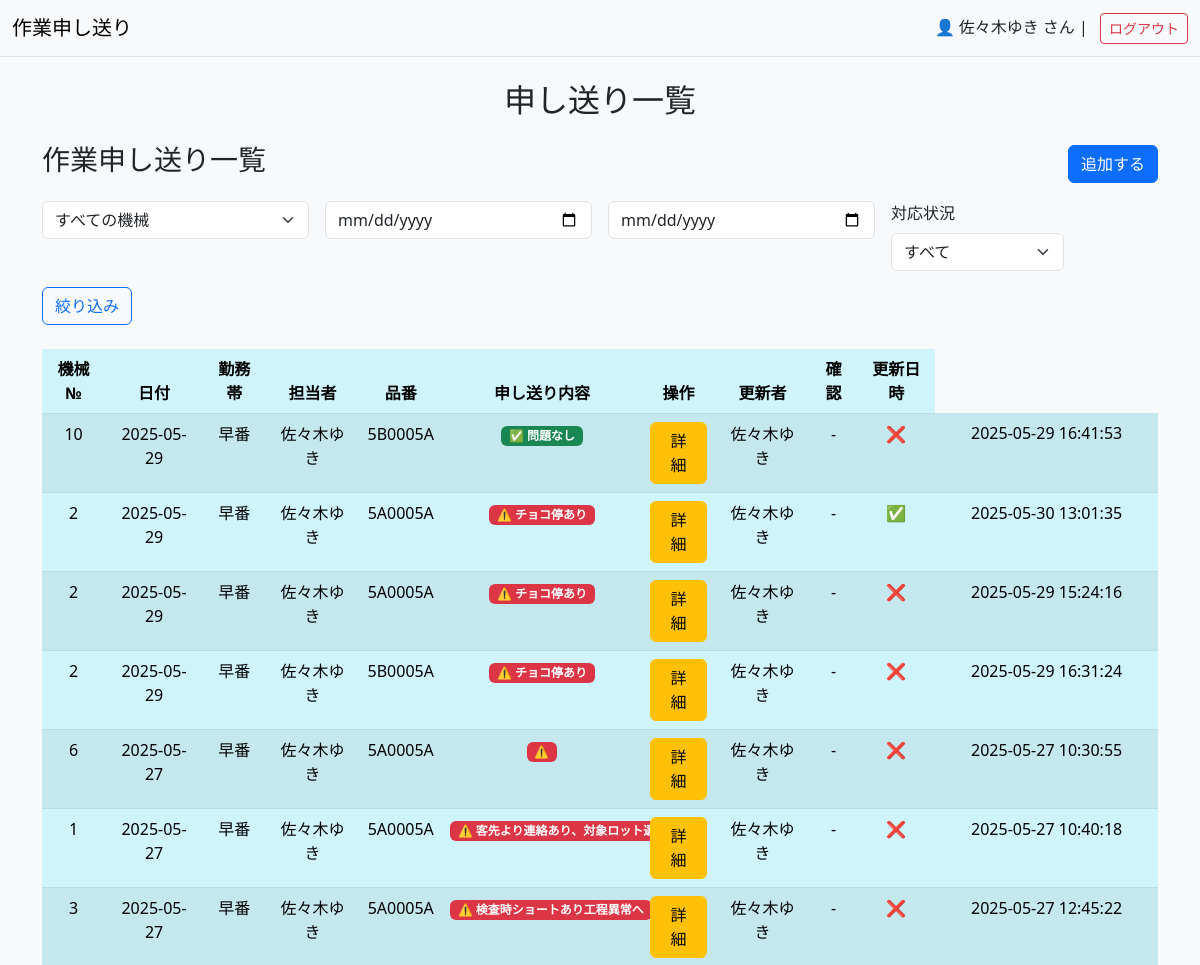
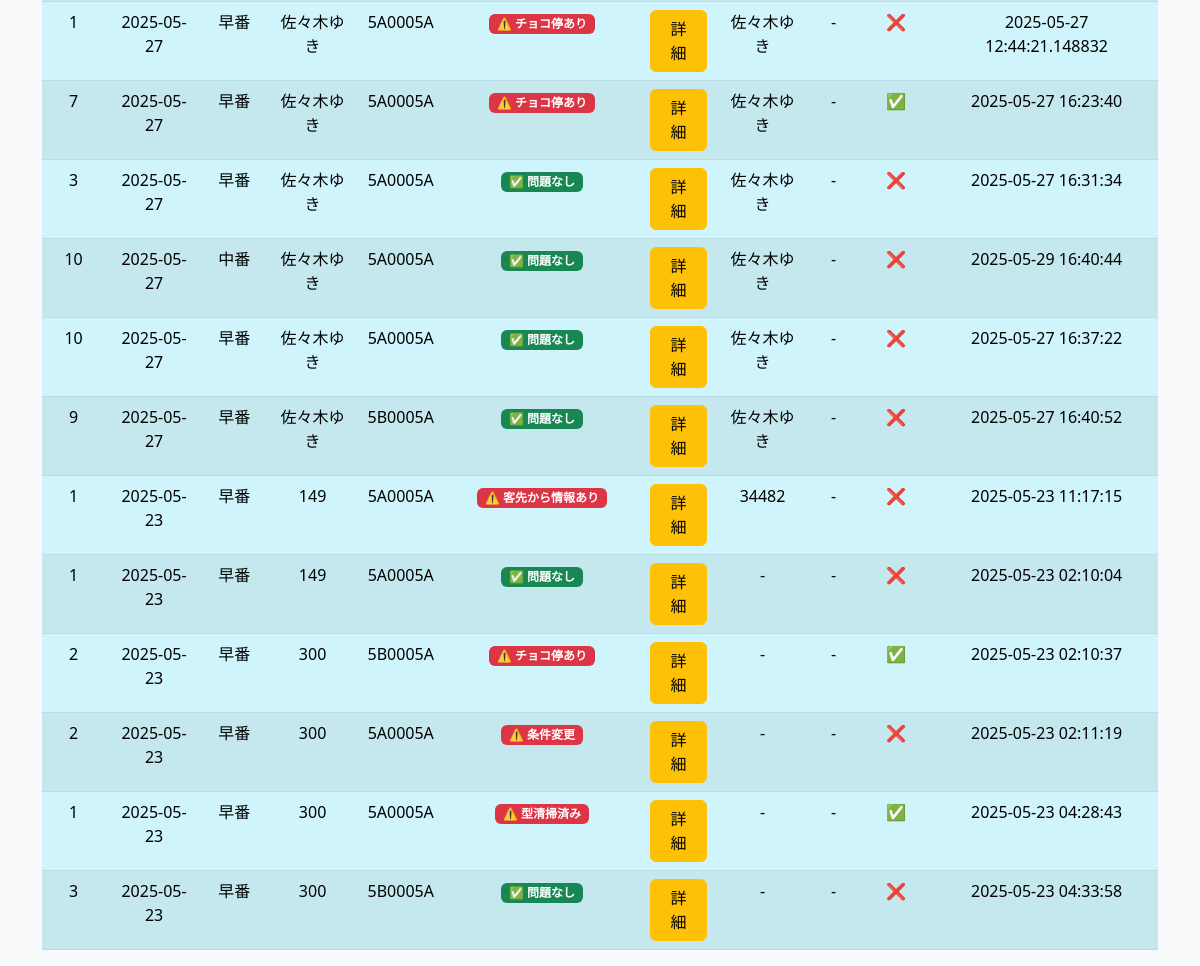
The page / (signed in) on the database its author committed (2 pictures, top to bottom).
### tables this page shows
CREATE TABLE work_notes (
        id INTEGER PRIMARY KEY AUTOINCREMENT,
        machine_no TEXT NOT NULL,           -- 機械番号
        date DATE NOT NULL,                 -- 日付
        shift TEXT NOT NULL,                -- 勤務帯（例：早番、遅番など）
        operator TEXT NOT NULL,             -- 担当者
        product_no TEXT NOT NULL,           -- 品番
        note TEXT NOT NULL,                 -- 申し送り内容
        created_at TIMESTAMP DEFAULT CURRENT_TIMESTAMP,
        updated_at TIMESTAMP DEFAULT CURRENT_TIMESTAMP
    , additional_note TEXT, updated_by TEXT, updater TEXT, resolved BOOLEAN DEFAULT 0, status TEXT DEFAULT 'no_issue', resolved_by TEXT);

### app.py (the view)
@app.route("/", methods=["GET", "POST"])
def index():
    if "user_id" not in session:
        return redirect(url_for("login"))
    if request.method == "POST":
        machine_no = request.form["machine_no"]
        date = request.form["date"]
        shift = request.form["shift"]
        operator = session.get("name")  # ログイン中のユーザー名を担当者として記録
        product_no = request.form["product_no"]
        note = request.form["note"]
        updater = session.get("name")
        add_work_note(machine_no, date, shift, operator, product_no, note, updater)
        return redirect(url_for("index"))
    else:
        machine_no = request.args.get("machine_no")
        start_date = request.args.get("start_date")
        end_date = request.args.get("end_date")
        resolved_str = request.args.get("resolved")
        resolved = int(resolved_str) if resolved_str in ["0", "1"] else None
        work_notes = get_filtered_work_notes(machine_no, start_date, end_date, resolved)
        machine_nos = get_machine_nos()  # ← 機械№一覧
        return render_template("index.html", work_notes=work_notes, machine_nos=machine_nos)

### database.py (called while the page is built)
def get_connection_db():
    conn = sqlite3.connect("todo.db")
    conn.row_factory = sqlite3.Row
    return conn

def get_machine_nos():
    conn = get_connection_db()
    c = conn.cursor()
    c.execute("SELECT DISTINCT machine_no FROM work_notes ORDER BY machine_no")
    return [row["machine_no"] for row in c.fetchall()]

def get_filtered_work_notes(machine_no=None, start_date=None, end_date=None, resolved=None):
    conn = get_connection_db()
    c = conn.cursor()
    query = """
        SELECT id, machine_no, date, shift, operator, product_no, note,
               updater, updated_at, resolved  -- 追加！
        FROM work_notes
        WHERE 1=1
    """
    params = []
    if machine_no:
        query += " AND machine_no = ?"
        params.append(machine_no)
    if start_date:
        query += " AND date >= ?"
        params.append(start_date)
    if end_date:
        query += " AND date <= ?"
        params.append(end_date)
    if resolved is not None:
        query += " AND resolved = ?"
        params.append(resolved)
    query += " ORDER BY date DESC"
    c.execute(query, params)
    work_notes = c.fetchall()
    conn.close()
    return work_notes

### templates/index.html (shortened to what this page needs)
{% extends "base.html" %}
{% block content %}
<h2 class="mb-4 text-center">申し送り一覧</h2>
<div class="d-flex justify-content-between align-items-center mb-3">
            <h3>作業申し送り一覧</h3>
            <button class="btn btn-primary" data-bs-toggle="collapse" data-bs-target="#addform">追加する</button>
</div>
<form method="get" class="row g-3 mb-4">
    <div class="col-md-3">
        <select name="machine_no" class="form-select">
            <option value="">すべての機械</option>
        </select>
    </div>
    <div class="col-md-3">
        <input type="date" name="start_date" class="form-control" value="{{ request.args.get('start_date', '') }}">
    </div>
    <div class="col-md-3">
        <input type="date" name="end_date" class="form-control" value="{{ request.args.get('end_date', '') }}">
    </div>
    <div class="col-md-2">
        <label for="resolved" class="form-label">対応状況</label>
        <select name="resolved" class="form-select">
            <option value="">すべて</option>
        </select>
    </div>
    <div class="col-md-2">
        <button type="submit" class="btn btn-outline-primary">絞り込み</button>
    </div>
</form>
<table class="table table-striped table-hover text-center table-info">
    <thead>
        <tr>
            <th>機械№</th>
            <th>日付</th>
            <th>勤務帯</th>
            <th>担当者</th>
            <th>品番</th>
            <th>申し送り内容</th>
            <th>操作</th>
            <th>更新者</th>
            <th>確認</th>
            <th>更新日時</th>
        </tr>
    </thead>
    <tbody>
         {% for note in work_notes %}
                <tr>
                    <td>{{ note['machine_no'] }}</td>
                    <td>{{ note['date'] }}</td>
                    <td>{{ note['shift'] }}</td>
                    <td>{{ note['operator'] }}</td>
                    <td>{{ note['product_no'] }}</td>
                    {% set lines = note['note'].split('\n') %}
                    {% set last_note = lines[-1] %}
                    <td style="max-width: 200px; word-break: break-word; white-space: normal;">
                        {% if '問題なし' in last_note %}
                        <span class="badge bg-success">✅ 問題なし</span>
                        {% else %}
                        <span class="badge bg-danger">⚠️ {{ last_note }}</span>
                        {% endif %}
                    </td>
                    <td>
                        <a href="{{ url_for('show', id=note['id']) }}" class="btn btn-warning">詳細</a>
                    </td>
                    <td>{{ note.updater or '-' }}</td>
                    <td>
                        {% if note['status'] == 'no_issue' %}
                        ✅ 問題なし
                        {% elif note['status'] == 'resolved' %}
                        ✅ 対応済
                        {% elif note['status'] == 'has_issue' %}
                        ⚠️ 要対応
                        {% else %}
                        -
                        {% endif %}
                    </td>
                    <td>
                        {% if note.resolved %}
                            ✅
                        {% else %}
                            ❌
                        {% endif %}
                    </td>
                    <td>{{ note.updated_at or '-' }}</td>
                </tr>
            {% endfor %}
            </tbody>
        </table>
    </div>
{% endblock %}

### templates/base.html (shortened to what this page needs)
<!DOCTYPE html>
<html lang="ja">
<head>
    <link href="https://cdn.jsdelivr.net/npm/bootstrap@5.3.0/dist/css/bootstrap.min.css" rel="stylesheet">
</head>
<body class="bg-light">
    <nav class="navbar navbar-expand-lg navbar-light bg-light border-bottom">
        <div class="container-fluid">
            <a class="navbar-brand" href="{{ url_for('index') }}">作業申し送り</a>
            <div class="ms-auto">
                {% if session.name %}
                👤 {{ session.name }} さん |
                <a href="{{ url_for('logout') }}" class="btn btn-outline-danger btn-sm ms-2">ログアウト</a>
                {% endif %}
            </div>
        </div>
    </nav>
    <div class="container mt-4">
        {% block content %}{% endblock %}
</body>
</body>
</html>

### rows shown on the page
work_notes: machine_no "10", date "2025-05-29", shift "早番", operator "佐々木ゆき", product_no "5B0005A", shows "✅ 問題なし", updater "佐々木ゆき", updated_at "2025-05-29 16:41:53"
work_notes: machine_no "2", date "2025-05-29", shift "早番", operator "佐々木ゆき", product_no "5A0005A", note "チョコ停あり", updater "佐々木ゆき", updated_at "2025-05-30 13:01:35"
work_notes: machine_no "2", date "2025-05-29", shift "早番", operator "佐々木ゆき", product_no "5A0005A", note "チョコ停あり", updater "佐々木ゆき", updated_at "2025-05-29 15:24:16"
work_notes: machine_no "2", date "2025-05-29", shift "早番", operator "佐々木ゆき", product_no "5B0005A", note "チョコ停あり", updater "佐々木ゆき", updated_at "2025-05-29 16:31:24"
work_notes: machine_no "6", date "2025-05-27", shift "早番", operator "佐々木ゆき", product_no "5A0005A", updater "佐々木ゆき", updated_at "2025-05-27 10:30:55"
work_notes: machine_no "1", date "2025-05-27", shift "早番", operator "佐々木ゆき", product_no "5A0005A", last_note "客先より連絡あり、対象ロット選別", updater "佐々木ゆき", updated_at "2025-05-27 10:40:18"
work_notes: machine_no "3", date "2025-05-27", shift "早番", operator "佐々木ゆき", product_no "5A0005A", last_note "検査時ショートあり工程異常へ", updater "佐々木ゆき", updated_at "2025-05-27 12:45:22"
work_notes: machine_no "1", date "2025-05-27", shift "早番", operator "佐々木ゆき", product_no "5A0005A", note "チョコ停あり", updater "佐々木ゆき", updated_at "2025-05-27 12:44:21.148832"
work_notes: machine_no "7", date "2025-05-27", shift "早番", operator "佐々木ゆき", product_no "5A0005A", note "チョコ停あり", updater "佐々木ゆき", updated_at "2025-05-27 16:23:40"
work_notes: machine_no "3", date "2025-05-27", shift "早番", operator "佐々木ゆき", product_no "5A0005A", note "✅ 問題なし", updater "佐々木ゆき", updated_at "2025-05-27 16:31:34"
work_notes: machine_no "10", date "2025-05-27", shift "中番", operator "佐々木ゆき", product_no "5A0005A", shows "✅ 問題なし", updater "佐々木ゆき", updated_at "2025-05-29 16:40:44"
work_notes: machine_no "10", date "2025-05-27", shift "早番", operator "佐々木ゆき", product_no "5A0005A", note "✅ 問題なし", updater "佐々木ゆき", updated_at "2025-05-27 16:37:22"
work_notes: machine_no "9", date "2025-05-27", shift "早番", operator "佐々木ゆき", product_no "5B0005A", note "✅ 問題なし", updater "佐々木ゆき", updated_at "2025-05-27 16:40:52"
work_notes: machine_no "1", date "2025-05-23", shift "早番", operator "149", product_no "5A0005A", last_note "客先から情報あり", updater "34482", updated_at "2025-05-23 11:17:15"
work_notes: machine_no "1", date "2025-05-23", shift "早番", operator "149", product_no "5A0005A", note "✅ 問題なし", updater "-", updated_at "2025-05-23 02:10:04"
work_notes: machine_no "2", date "2025-05-23", shift "早番", operator "300", product_no "5B0005A", note "チョコ停あり", updater "-", updated_at "2025-05-23 02:10:37"
work_notes: machine_no "2", date "2025-05-23", shift "早番", operator "300", product_no "5A0005A", note "条件変更", updater "-", updated_at "2025-05-23 02:11:19"
work_notes: machine_no "1", date "2025-05-23", shift "早番", operator "300", product_no "5A0005A", note "型清掃済み", updater "-", updated_at "2025-05-23 04:28:43"
work_notes: machine_no "3", date "2025-05-23", shift "早番", operator "300", product_no "5B0005A", note "✅ 問題なし", updater "-", updated_at "2025-05-23 04:33:58"

### other values the page prints
{{ session.name }} "佐々木ゆき"
